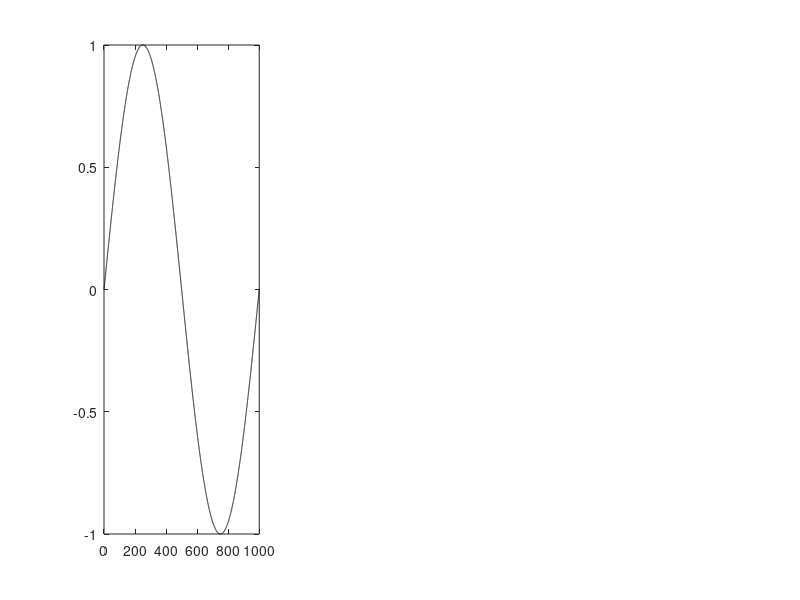

MATLAB code for this plot: (Note: this script raises an error after producing the figure.)
%ON+OFF
kernels = { [1.1 1 1 33 0] ...
            };

tfsLevitt      = [1];
numPeriodsPerTF= 1;

kernelInd=1;
tfInd=1;

tf = tfsLevitt(tfInd) * 2*pi /1000;

% implement different types of LGN
disp('Differentiating ON and OFF cell parameters');

%get grating parameters

sf=2.5;

%Timesteps
dt=.1;
T=1000;
ts = 0:dt:T;

figure;
subplot(1,3,1);
plot(ts, sin(tf*ts),'k');

%Kernels
scaleFac = 1;

ONKernel=kernels{kernelInd};
[~,gs]=getONOFFKernels(ts,ONKernel,[1 1 1 1 1]);
subplot(1,3,2);
plot(ts, gs);

dir=1;
d=0;
dON=0;
[~, phi, B]    = LGNResponse(ts, gs, tf, sf, dir, dON, 'ON');
subplot(1,3,3);
plot(ts, B*sin(tf*ts+phi));

disp('kernel prms set. now simulating...')


%% fns

function [gsOFF,gsON]=getONOFFKernels(ts,ONKernel,OFFKernel)
%compute and implement OFFKernels
tau0OFF=2.3*OFFKernel(4)/22;
tau1OFF=4.5*OFFKernel(4)/22;
shift=OFFKernel(5);
stretchNegHoriz=OFFKernel(3);
stretchVert=OFFKernel(1);
stretchNegVert=OFFKernel(2)/stretchVert;
gsOFF = stretchVert*LGNKernel(ts,tau0OFF,tau1OFF,shift,stretchNegVert,stretchNegHoriz);
tau0=2.3*ONKernel(4)/22;
tau1=4.5*ONKernel(4)/22;
shift=ONKernel(5);
stretchNegHoriz=ONKernel(3);
stretchVert=ONKernel(1);
stretchNegVert=ONKernel(2)/stretchVert;
gsON = stretchVert*LGNKernel(ts,tau0,tau1,shift,stretchNegVert,stretchNegHoriz);
end